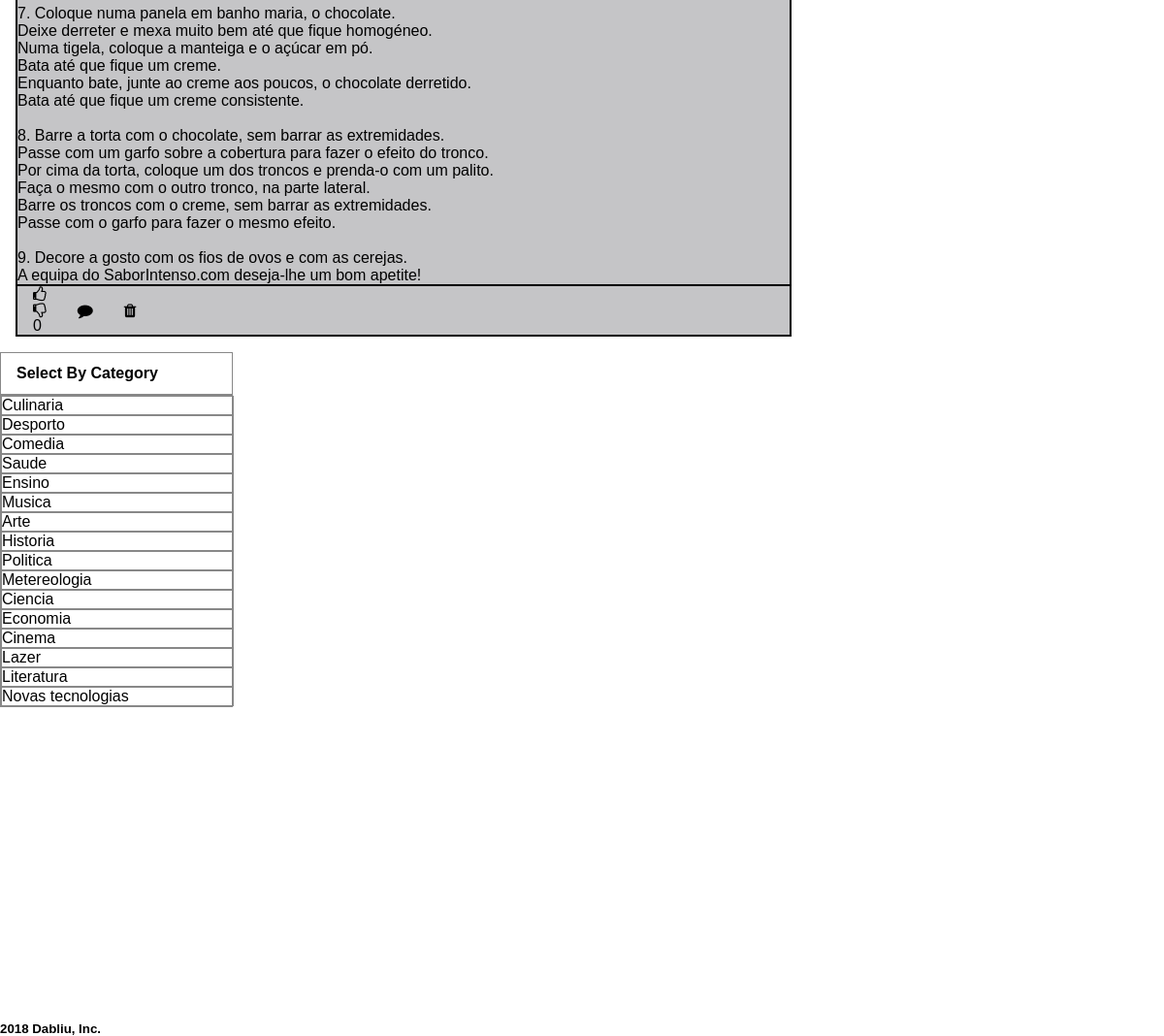
/pages/category_story.php?category_id=Culinaria (signed in, lower part), run on an earlier commit of the app's database.
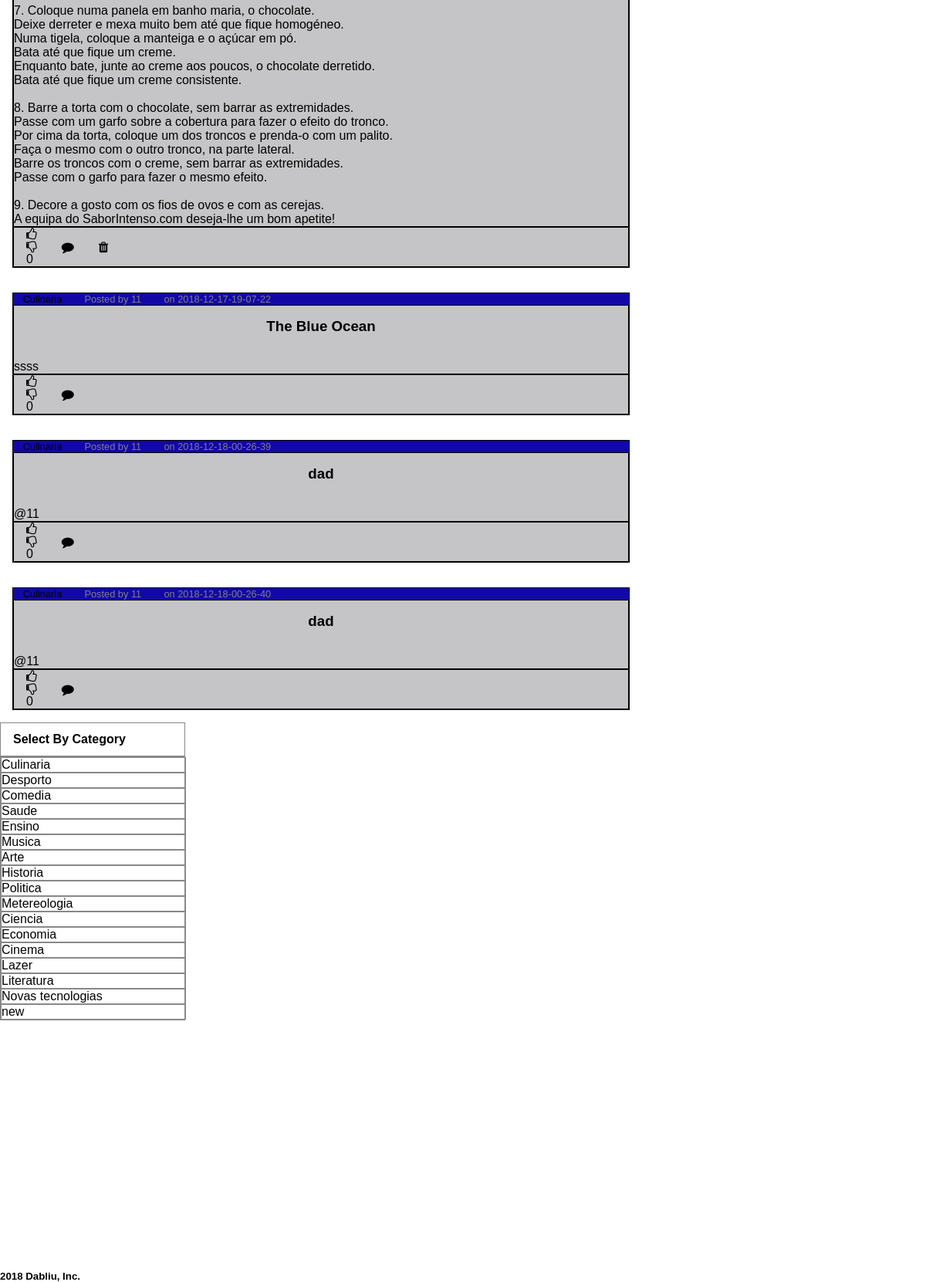
And on a later commit of the database.
### tables this page shows
CREATE TABLE Post (
    Title VARCHAR,
    Dados VARCHAR,
    postID   INTEGER PRIMARY KEY,
    CategoryName TEXT REFERENCES Category(CategoryName),
    username TEXT REFERENCES user(username),
    up INTEGER,
    down INTEGER,
    pDate DATETIME CHECK (pDate>0)

);

CREATE TABLE Category (
    CategoryName   TEXT PRIMARY KEY 

);

### database/db_category.php (called while the page is built, shortened)
<?php
function getAllStoriesCat($category_id){
    $db=Database::instance()->db();
    $stmt= $db->prepare('SELECT * FROM Post where CategoryName = ?');
    $stmt->execute(array($category_id));
    return $stmt->fetchAll();
}
?>

### templates/tpl_story.php (the view, shortened to what this page needs)
<?php function draw_stories($stories){
    ?>
<div class = "stories_css">
 <?php
  foreach ($stories as $story) {
   draw_story($story);
}
?>
</div>
<?php } ?>
<?php function draw_story($story){
    ?>
    <article class="story" >
        <div class = "story_header">
            <span><?=$story['CategoryName']?></span>
            <span style="color: #808080;"> Posted by
                <a href="../pages/user.php?username=<?=$story['username']?>" > <?=$story['username']?></a>
            </span>
            <span style="color: #808080;"> on
                <?=$story['pDate']?>
            </span>
        </div>
        <div class = "story_content">
            <header><h3><a href="../pages/story.php?story_id=<?=$story['postID']?>"><?=$story['Title']?></a></h3></header>
            <p><?=nl2br($story['Dados'])?></p>
        </div>
        <div class = "story_footer">
           <div class="vote-toggle">
                <?php
                    draw_votes($story['postID'],$story['up'],$story['down']);
                ?>
            </div>
            <div id='comments'>
                    <a href="../pages/story.php?story_id=<?=$story['postID']?>">
                    <i class="fa fa-comment"></i>
                    </a>
            </div>
            <?php if(checkIfUserisLogged($_SESSION['username'],$story['username'])){
                ?>
                <div class="trash-can">
                    <a id="delete-story">
                    <i class="fa fa-trash"></i>
                    </a>
                </div>
        </div>
        <?php }?>
    </article>
<?php }?>
<?php function draw_votes($story_id,$storyUp,$storyDown){
    ?>
    <div class="votes">
            <a id="voto">
            <i class="fa fa-thumbs-o-up"></i>
            </a>
    </div>
    <div class="votes">
            <a id="voto">
            <i class="fa  fa-thumbs-o-down"></i>
            </a>
    </div>
    <p><?=$storyUp-$storyDown?></p>
<?php } ?>
<?php function checkIfUserisLogged($usernameLogged,$storyusername){
    return $usernameLogged == $storyusername;
 }?>

### pages/category_story.php (shortened to what this page needs)
<?php
include_once('../templates/tpl_common.php');
include_once('../templates/tpl_category.php');
include_once('../templates/tpl_story.php');
include_once('../database/db_category.php');
$category_id= $_GET['category_id'];
if (!isset($_SESSION['username']))
    draw_header(null);
else
    draw_header($_SESSION['username']);
$stories= getAllStoriesCat($category_id);
draw_stories($stories);
$categories = getAllCategory();
draw_categories($categories);
draw_footer();
?>

### templates/tpl_common.php (shortened to what this page needs)
<?php function draw_header($username){
    ?>
    <!DOCTYPE html>
    <html>
        <head>
           <link rel="stylesheet" href="https://cdnjs.cloudflare.com/ajax/libs/font-awesome/4.7.0/css/font-awesome.min.css">
           <link rel="stylesheet" href="../css/style.css">
        </head>
        <body>
<?php } ?>
<?php function draw_footer(){
    ?>
    <header>
        <br><br><br>
        <br><br><br>
        <br><br><br>
        <br><br><br>
        <br><br><br>
        <br><br><br>
        <h5>2018 Dabliu, Inc. </h5>
    </header>
    </body>
</html>
<?php } ?>

### templates/tpl_category.php (shortened to what this page needs)
<?php function draw_categories($categories){
    ?>
<div class="select_category">
    <h4>Select By Category</h4>
    <div class="category">
 <?php
  foreach ($categories as $category) {
   draw_category($category);
}
?>
</div>
</div>
<?php } ?>
<?php function draw_category($category){
    ?>
    <div>
        <a href="../pages/category_story.php?category_id=<?=array_values($category)[0]?>"> <?=array_values($category)[0]?></a>
    </div>
<?php }?>

### css/style.css (style rules this page uses)
* { margin: 0; padding: 0; box-sizing: border-box; font-family:'Quicksand', sans-serif; }
body { background-color: #ffffff6e; }
.select_category h4 { color: black; padding: 12px 16px; width: 15em; border: 1px solid #888; text-decoration: none; display: block; }
.select_category div { width: 15em; border: 1px solid #888; }
a { color: inherit; text-decoration: none; text-align: center; }
.stories_css { display: flex; justify-content: center; flex-direction: column; }
.story { background:#fff; width: 800px; border: 1px solid #000000; margin: 1em; }
.story_header { background:#1207a7; font-size: 0.8em; }
.story_header span { margin: 0em 1em 0em 1em; }
.story_content { background:#c5c5c7; border: 1px solid #000000; }
.story_footer { display: flex; background:#c5c5c7; border: 1px solid #000000; }
.story_footer > * { display: flex; flex-direction: column; justify-content: center; margin: 0em 1em 0em 1em; }
.story header { margin: 1em 0em 2em 0em; text-align: center; }

What changed in the data, as far as the page shows it:
added post: CategoryName "Culinaria", username "11", pDate "2018-12-17-19-07-22", Title "The Blue Ocean", Dados "ssss", $storyUp-$storyDown "0"
added post: CategoryName "Culinaria", username "11", pDate "2018-12-18-00-26-39", Title "dad", Dados "@11", $storyUp-$storyDown "0"
added post: CategoryName "Culinaria", username "11", pDate "2018-12-18-00-26-40", Title "dad", Dados "@11", $storyUp-$storyDown "0"
added category: category "new"
